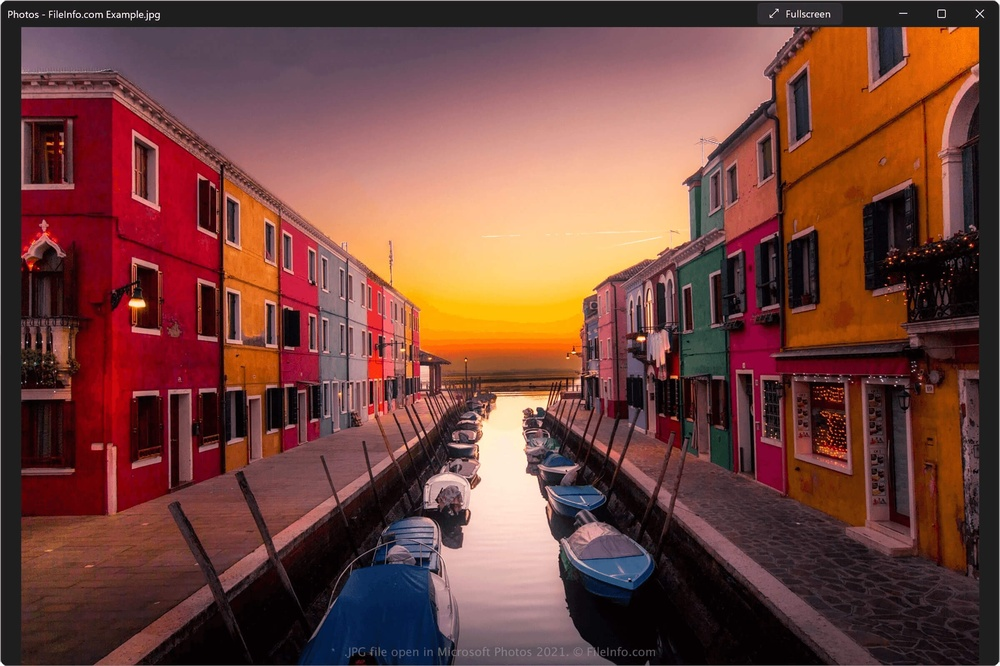
#> input picture IPCV/nature.jpg, 1000 x 666 px, shrunk from 2400 x 1599 before the run, found by its file name
$ python 1.py
#> lines starting #> are read from the running program, lines starting #| are printed output that depends on the picture
#program 1- read image and split into 4 parts
import cv2
import matplotlib.pyplot as plt
import numpy as np

image = cv2.imread(r'C:\Users\LENOVO\OneDrive\Desktop\CRACK-DREAM-JOB\IPCV\nature.jpg')
#> image is the input picture: shape (666, 1000, 3); mean B, G, R 61, 68.5, 114.4

height,width, channels= image.shape
#> height = 666; width = 1000; channels = 3

center_y, center_x= height//2 , width//2
#> center_y = 333; center_x = 500

top_left =image[:center_y,:center_x]
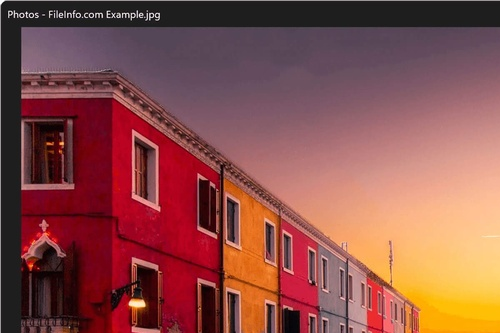
#> top_left: shape (333, 500, 3); mean B, G, R 73.3, 78.1, 138.2
top_right= image[:center_y,center_x:]
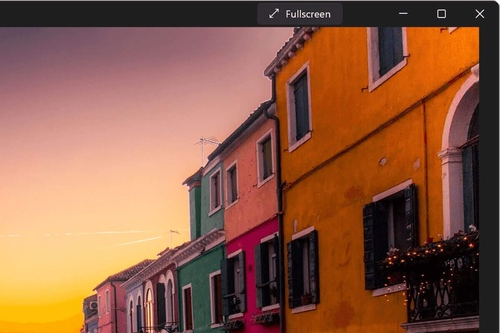
#> top_right: shape (333, 500, 3); mean B, G, R 68.6, 92.7, 142.4
bottom_left= image[center_y:,:center_x]
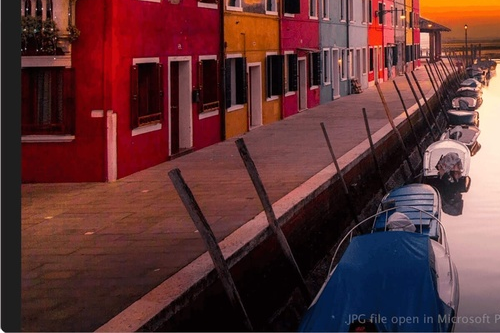
#> bottom_left: shape (333, 500, 3); mean B, G, R 52.2, 51.6, 95.3
bottom_right= image[center_y:,center_x:]
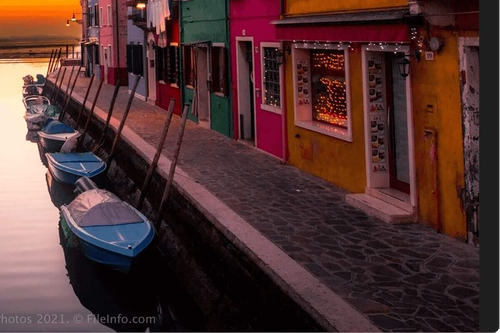
#> bottom_right: shape (333, 500, 3); mean B, G, R 49.9, 51.4, 81.8

plt.figure(figsize=(12,8))

plt.subplot(2,4,1)
plt.imshow(cv2.cvtColor(top_left,cv2.COLOR_BGR2RGB))
plt.title('Top left')
plt.axis('off')

plt.subplot(2,4,2)
plt.imshow(cv2.cvtColor(top_right,cv2.COLOR_BGR2RGB))
plt.title('Top right')
plt.axis('off')

plt.subplot(2,4,3)
plt.imshow(cv2.cvtColor(bottom_left,cv2.COLOR_BGR2RGB))
plt.title('bottom left')
plt.axis('off')

plt.subplot(2,4,4)
plt.imshow(cv2.cvtColor(bottom_right,cv2.COLOR_BGR2RGB))
plt.title('bottom right')
plt.axis('off')


plt.show()
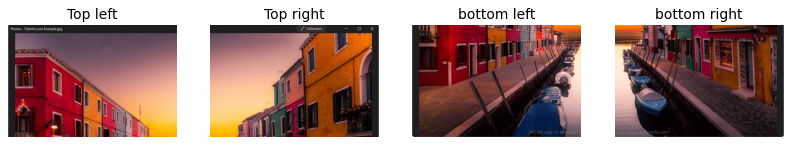
#> figure drawn by matplotlib, 4 panels

$ run again, with IPCV/people.jpg copied over IPCV/nature.jpg
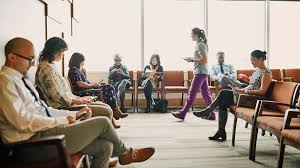
#> input picture IPCV/people.jpg, 300 x 168 px, found by its file name
#> image is the input picture: shape (168, 300, 3); mean B, G, R 142, 153.6, 167.2
#> `bottom_right= image[center_y:,center_x:]`:
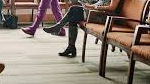
#> bottom_right: shape (84, 150, 3); mean B, G, R 115.4, 127.3, 141.9
#> `plt.show()`:
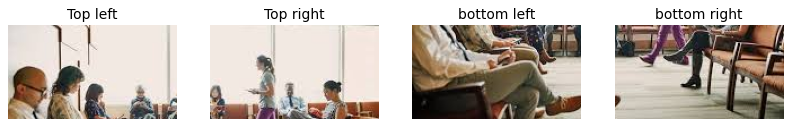
#> figure drawn by matplotlib, 4 panels
